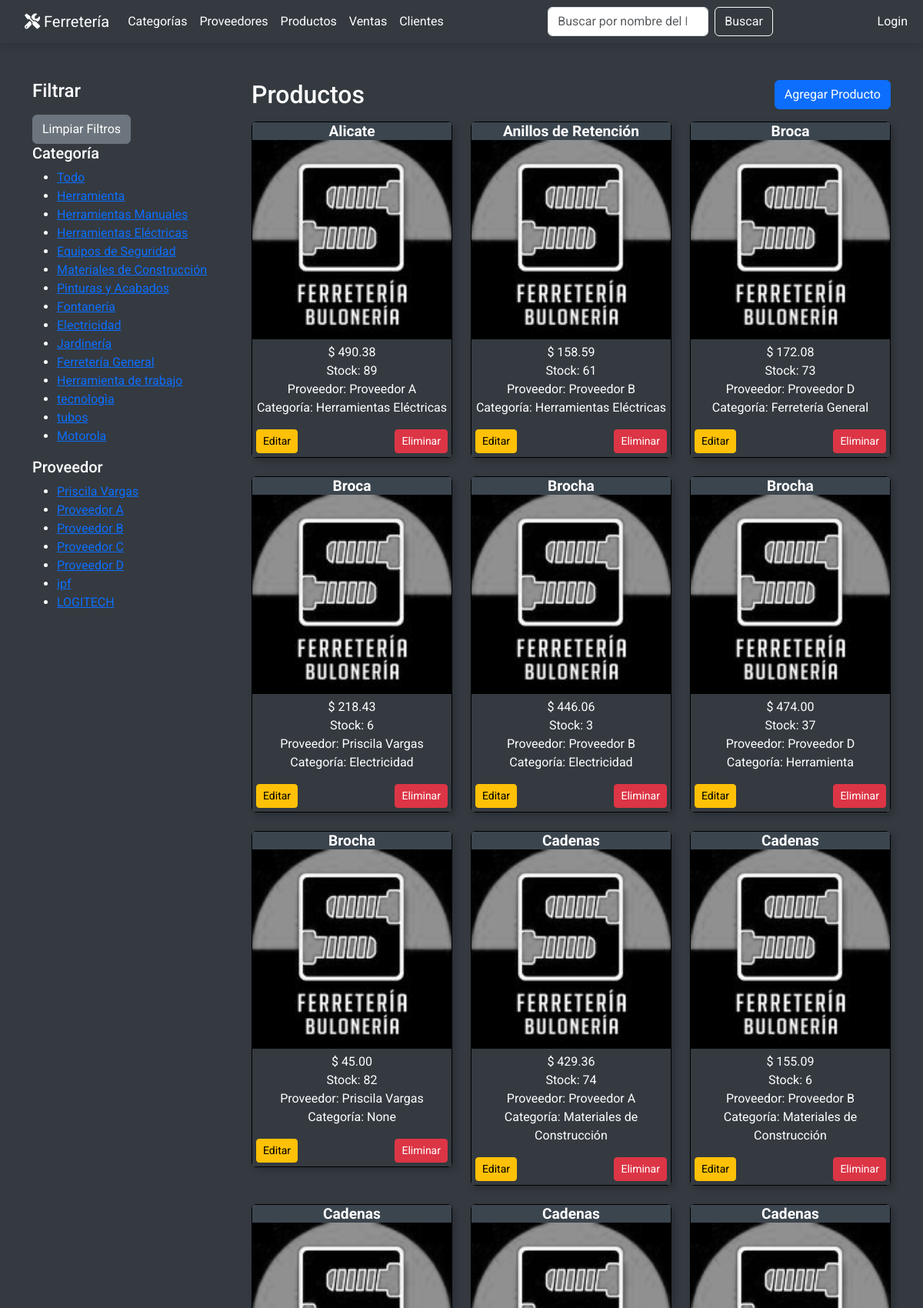
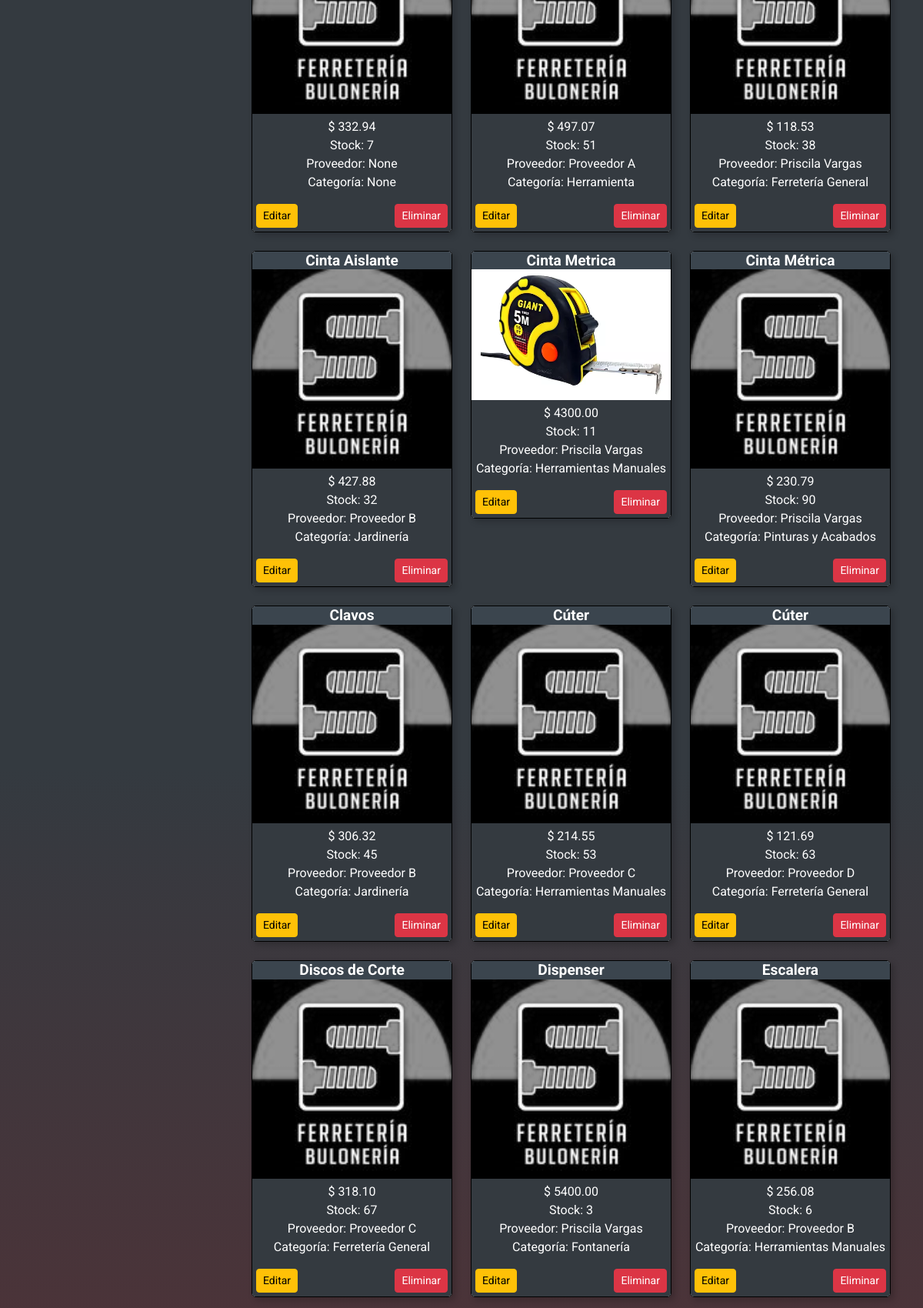
/productos/ (upper part), run on the app's committed database (2 pictures, top to bottom).
### miAplicacion/models.py (models this page shows, shortened)
class Categoria(models.Model):
    nombre = models.CharField(max_length=50, unique=True)
    descripcion = models.TextField(blank=True, null=True)
    def __str__(self):
        return self.nombre

class Proveedor(models.Model):
    nombre = models.CharField(max_length=100)
    tipo_producto = models.CharField(max_length=100, default='')
    telefono = models.CharField(max_length=15, default='')
    email = models.EmailField(default='', blank=True)
    direccion = models.CharField(max_length=200, default='', blank=True)
    def __str__(self):
        return self.nombre

class Producto(models.Model):
    nombre = models.CharField(max_length=100)
    descripcion = models.TextField()
    precio = models.DecimalField(max_digits=10, decimal_places=2, default=0.000)
    cantidad_stock = models.PositiveIntegerField()
    categoria = models.ForeignKey('Categoria', on_delete=models.SET_NULL, null=True)
    fecha_creacion = models.DateField(auto_now_add=True)
    fecha_actualizacion = models.DateTimeField(auto_now=True)
    proveedor = models.ForeignKey('Proveedor', on_delete=models.SET_NULL, null=True, blank=True)
    imagen = models.ImageField(upload_to='productos/', default='productos/default.png', blank=True, null=True)

### miAplicacion/views.py (the view)
# urls.py: path('productos/', ProductosListView.as_view(), name='productos_list'),
class ProductosListView(ListView):
    model = Producto
    template_name = 'productos/productos_list.html'
    context_object_name = 'productos'
    ordering = ['nombre', '-fecha_creacion']
    def get_queryset(self):
        queryset = super().get_queryset()
        categoria = self.request.GET.get('categoria')
        if categoria and categoria != 'todo':
            queryset = queryset.filter(categoria__nombre=categoria)
        proveedor = self.request.GET.get('proveedor')
        if proveedor:
            queryset = queryset.filter(proveedor__nombre=proveedor)
        query = self.request.GET.get('q')
        if query:
            queryset = queryset.filter(Q(nombre__icontains=query))
        return queryset
    def get_context_data(self, **kwargs):
        context = super().get_context_data(**kwargs)
        context['categorias'] = Categoria.objects.all()
        context['proveedores'] = Proveedor.objects.all()
        context['query'] = self.request.GET.get('q', '')  # Mantener la búsqueda en la barra
        context['busqueda_placeholder'] = 'nombre del Producto'
        context['categoria_seleccionada'] = self.request.GET.get('categoria', 'todo')
        context['proveedor_seleccionado'] = self.request.GET.get('proveedor', '')
        return context

### miAplicacion/templates/productos/productos_list.html (shortened to what this page needs)
{% extends 'base.html' %}
{% block search_url %}{% url 'productos_list' %}{% endblock %}
{% load static %}
{% block extra_styles %}
    <link rel="stylesheet" href="{% static 'css/productos.css' %}">
{% endblock %}
{% block content %}
<div class="container my-5">
    <div class="row">
        <div class="col-md-3">
            <h4>Filtrar</h4>
            <div class="mt-3">
                <a href="{% url 'productos_list' %}" class="btn btn-secondary">Limpiar Filtros</a>
            </div>
            <div class="filter-section">
                <h5>Categoría</h5>
                <ul>
                    <li><a href="?categoria=todo&proveedor={{ request.GET.proveedor }}">Todo</a></li>
                    {% for categoria in categorias %}
                    <li><a href="?categoria={{ categoria.nombre }}&proveedor={{ request.GET.proveedor }}">{{ categoria.nombre }}</a></li>
                    {% endfor %}
                </ul>
                <h5>Proveedor</h5>
                <ul>
                    {% for proveedor in proveedores %}
                    <li><a href="?categoria={{ request.GET.categoria }}&proveedor={{ proveedor.nombre }}">{{ proveedor.nombre }}</a></li>
                    {% endfor %}
                </ul>
            </div>
        </div>
        <div class="col-md-9">
            <div class="d-flex justify-content-between align-items-center mb-3">
                <h2 class="mb-0">Productos</h2>
                <a href="{% url 'productos_create' %}" class="btn btn-primary">Agregar Producto</a>
            </div>
            <div class="row">
                {% if productos %}
                    {% for producto in productos %}
                    <div class="col-md-4 mb-4">
                        <div class="card product-card">
                            <h5 class="card-title text-center">{{ producto.nombre }}</h5>
                            <img src="{% if producto.imagen %}{{ producto.imagen.url }}{% else %}{% static 'productos/default.png' %}{% endif %}" class="card-img-top product-img" alt="{{ producto.nombre }}">
                            <div class="card-body text-center">
                                <p class="card-text">
                                    $ {{ producto.precio }}<br>
                                    Stock: {{ producto.cantidad_stock }}<br>
                                    Proveedor: {{ producto.proveedor }}<br>
                                    Categoría: {{ producto.categoria }}
                                </p>
                                <div class="d-flex justify-content-between">
                                    <a href="{% url 'productos_update' producto.pk %}" class="btn btn-warning btn-sm">Editar</a>
                                    <a href="{% url 'productos_confirm_delete' producto.pk %}" class="btn btn-danger btn-sm">Eliminar</a>
                                </div>
                            </div>
                        </div>
                    </div>
                    {% endfor %}
                {% else %}
                    <p class="text-center">No se encontraron productos que coincidan con tu búsqueda.</p>
                {% endif %}
            </div>
        </div>
    </div>
</div>
{% endblock %}

### miAplicacion/static/css/productos.css (style rules this page uses)
.card { border: 1px solid #000000; border-radius: 5px; overflow: hidden; padding: 0; box-shadow: 4px 4px 8px rgba(0, 0, 0, 0.2); transition: transform 0.3s ease, box-shadow 0.3s ease; }
.card img { border-radius: 0px; object-fit: contain; width: 100%; height: auto; margin: 0; padding: 0; }
.card-body { color: #ffffff; background-color: #343a40; padding: 5px; }
.card-title { color: rgb(255, 255, 255); background-color: #3b454e; text-align: center; margin: 0%; padding: 0px; font-size: 1.2em; font-weight: bold; }

### miAplicacion/templates/base.html (style rules this page uses)
html, body { margin: 0; padding: 0; height: 100%; }
body { font-family: 'Roboto', sans-serif; background-color: #f8f9fa; color: #333; display: flex; flex-direction: column; min-height: 100vh; }

### data on the page
Categoria: nombre "Herramienta"
Categoria: nombre "Herramientas Manuales"
Categoria: nombre "Herramientas Eléctricas"
Categoria: nombre "Equipos de Seguridad"
Categoria: nombre "Materiales de Construcción"
Categoria: nombre "Pinturas y Acabados"
Categoria: nombre "Fontanería"
Categoria: nombre "Electricidad"
Categoria: nombre "Jardinería"
Categoria: nombre "Ferretería General"
Categoria: nombre "Herramienta de trabajo"
Categoria: nombre "tecnologìa"
Categoria: nombre "tubos"
Categoria: nombre "Motorola"
Proveedor: nombre "Priscila Vargas"
Proveedor: nombre "Proveedor A"
Proveedor: nombre "Proveedor B"
Proveedor: nombre "Proveedor C"
Proveedor: nombre "Proveedor D"
Proveedor: nombre "ipf"
Proveedor: nombre "LOGITECH"
Producto: nombre "Alicate", imagen (placeholder picture), precio "490.38", cantidad_stock "89", proveedor "Proveedor A", categoria "Herramientas Eléctricas"
Producto: nombre "Anillos de Retención", imagen (placeholder picture), precio "158.59", cantidad_stock "61", proveedor "Proveedor B", categoria "Herramientas Eléctricas"
Producto: nombre "Broca", imagen (placeholder picture), precio "172.08", cantidad_stock "73", proveedor "Proveedor D", categoria "Ferretería General"
Producto: nombre "Broca", imagen (placeholder picture), precio "218.43", cantidad_stock "6", proveedor "Priscila Vargas", categoria "Electricidad"
Producto: nombre "Brocha", imagen (placeholder picture), precio "446.06", cantidad_stock "3", proveedor "Proveedor B", categoria "Electricidad"
Producto: nombre "Brocha", imagen (placeholder picture), precio "474.00", cantidad_stock "37", proveedor "Proveedor D", categoria "Herramienta"
Producto: nombre "Brocha", imagen (placeholder picture), precio "45.00", cantidad_stock "82", proveedor "Priscila Vargas", categoria "None"
Producto: nombre "Cadenas", imagen (placeholder picture), precio "429.36", cantidad_stock "74", proveedor "Proveedor A", categoria "Materiales de Construcción"
Producto: nombre "Cadenas", imagen (placeholder picture), precio "155.09", cantidad_stock "6", proveedor "Proveedor B", categoria "Materiales de Construcción"
Producto: nombre "Cadenas", imagen (placeholder picture), precio "332.94", cantidad_stock "7", proveedor "None", categoria "None"
Producto: nombre "Cadenas", imagen (placeholder picture), precio "497.07", cantidad_stock "51", proveedor "Proveedor A", categoria "Herramienta"
Producto: nombre "Cadenas", imagen (placeholder picture), precio "118.53", cantidad_stock "38", proveedor "Priscila Vargas", categoria "Ferretería General"
Producto: nombre "Cinta Aislante", imagen (placeholder picture), precio "427.88", cantidad_stock "32", proveedor "Proveedor B", categoria "Jardinería"
Producto: nombre "Cinta Metrica", imagen (picture), precio "4300.00", cantidad_stock "11", proveedor "Priscila Vargas", categoria "Herramientas Manuales"
Producto: nombre "Cinta Métrica", imagen (placeholder picture), precio "230.79", cantidad_stock "90", proveedor "Priscila Vargas", categoria "Pinturas y Acabados"
Producto: nombre "Clavos", imagen (placeholder picture), precio "306.32", cantidad_stock "45", proveedor "Proveedor B", categoria "Jardinería"
Producto: nombre "Cúter", imagen (placeholder picture), precio "214.55", cantidad_stock "53", proveedor "Proveedor C", categoria "Herramientas Manuales"
Producto: nombre "Cúter", imagen (placeholder picture), precio "121.69", cantidad_stock "63", proveedor "Proveedor D", categoria "Ferretería General"
Producto: nombre "Discos de Corte", imagen (placeholder picture), precio "318.10", cantidad_stock "67", proveedor "Proveedor C", categoria "Ferretería General"
Producto: nombre "Dispenser", imagen (placeholder picture), precio "5400.00", cantidad_stock "3", proveedor "Priscila Vargas", categoria "Fontanería"
Producto: nombre "Escalera", imagen (placeholder picture), precio "256.08", cantidad_stock "6", proveedor "Proveedor B", categoria "Herramientas Manuales"
